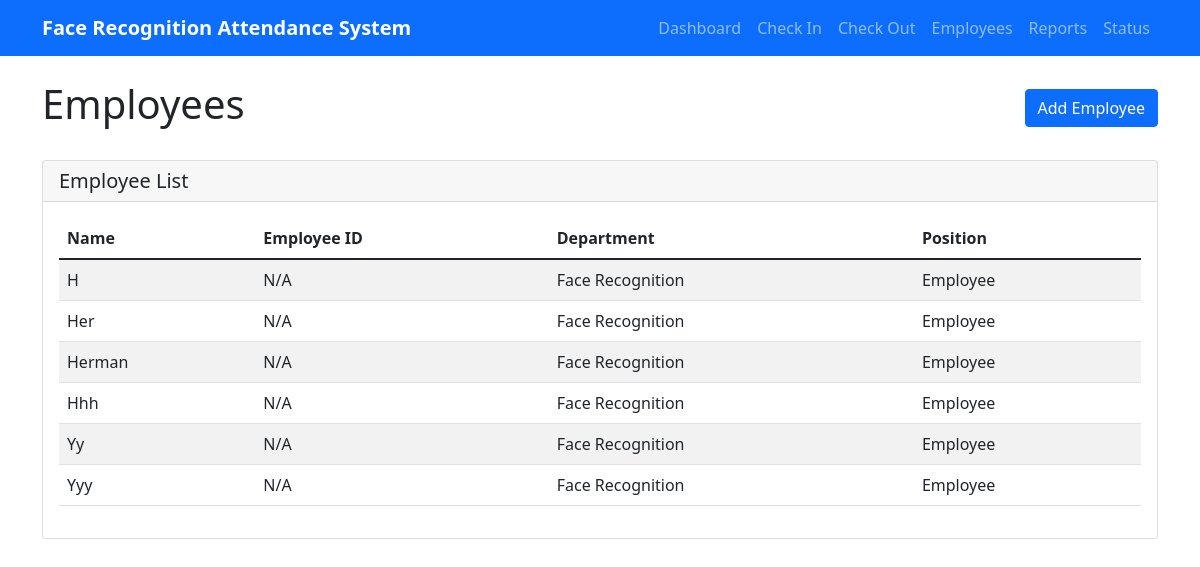
Page /employees on the earlier database version.
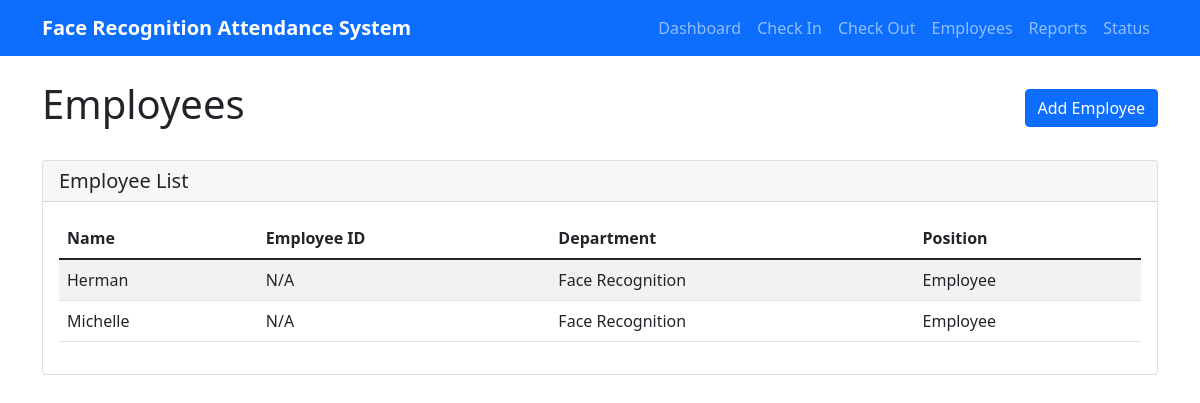
Same page on the later database version.
### tables this page shows
CREATE TABLE employees (
                    id INTEGER PRIMARY KEY AUTOINCREMENT,
                    name TEXT UNIQUE NOT NULL,
                    employee_id TEXT UNIQUE,
                    department TEXT,
                    position TEXT,
                    is_active BOOLEAN DEFAULT 1,
                    created_at TIMESTAMP DEFAULT CURRENT_TIMESTAMP
                );

### attendance_web_server.py (the view)
@app.route('/employees')
def employees():
    db = get_db()
    employees = db.get_employees()
    return render_template('employees.html', employees=employees)

### attendance_database.py (called while the page is built)
    def get_employees(self) -> List[Dict]:
        if self.conn is None or self.cursor is None:
            print("Database not initialized")
            return []
        try:
            self.cursor.execute('''
                SELECT id, name, employee_id, department, position
                FROM employees
                WHERE is_active = 1
                ORDER BY name
            ''')
            employees = []
            for row in self.cursor.fetchall():
                employees.append({
                    'id': row[0],
                    'name': row[1],
                    'employee_id': row[2],
                    'department': row[3],
                    'position': row[4]
                })
            return employees
        except Exception as e:
            print(f"Error getting employees: {e}")
            return []

### attendance_web_server.py (called while the page is built)
def get_db():
    global db
    if db is None:
        db = AttendanceDatabase()
    return db

### templates/employees.html (shortened to what this page needs)
{% extends "base.html" %}
{% block content %}
<div class="d-flex justify-content-between align-items-center mb-4">
    <h1>Employees</h1>
    <a href="/add_employee" class="btn btn-primary">Add Employee</a>
</div>
<div class="card">
    <div class="card-header">
        <h5 class="card-title mb-0">Employee List</h5>
    </div>
    <div class="card-body">
        {% if employees %}
            <div class="table-responsive">
                <table class="table table-striped">
                    <thead>
                        <tr>
                            <th>Name</th>
                            <th>Employee ID</th>
                            <th>Department</th>
                            <th>Position</th>
                        </tr>
                    </thead>
                    <tbody>
                        {% for emp in employees %}
                        <tr>
                            <td>{{ emp.name }}</td>
                            <td>{{ emp.employee_id or 'N/A' }}</td>
                            <td>{{ emp.department or 'N/A' }}</td>
                            <td>{{ emp.position or 'N/A' }}</td>
                        </tr>
                        {% endfor %}
                    </tbody>
                </table>
            </div>
        {% else %}
            <p>No employees found.</p>
        {% endif %}
    </div>
</div>
{% endblock %}

Differences in the rows shown:
removed employees: name "H", employee_id "N/A", department "Face Recognition", position "Employee"
removed employees: name "Her", employee_id "N/A", department "Face Recognition", position "Employee"
removed employees: name "Hhh", employee_id "N/A", department "Face Recognition", position "Employee"
removed employees: name "Yy", employee_id "N/A", department "Face Recognition", position "Employee"
removed employees: name "Yyy", employee_id "N/A", department "Face Recognition", position "Employee"
added employees: name "Michelle", employee_id "N/A", department "Face Recognition", position "Employee"
